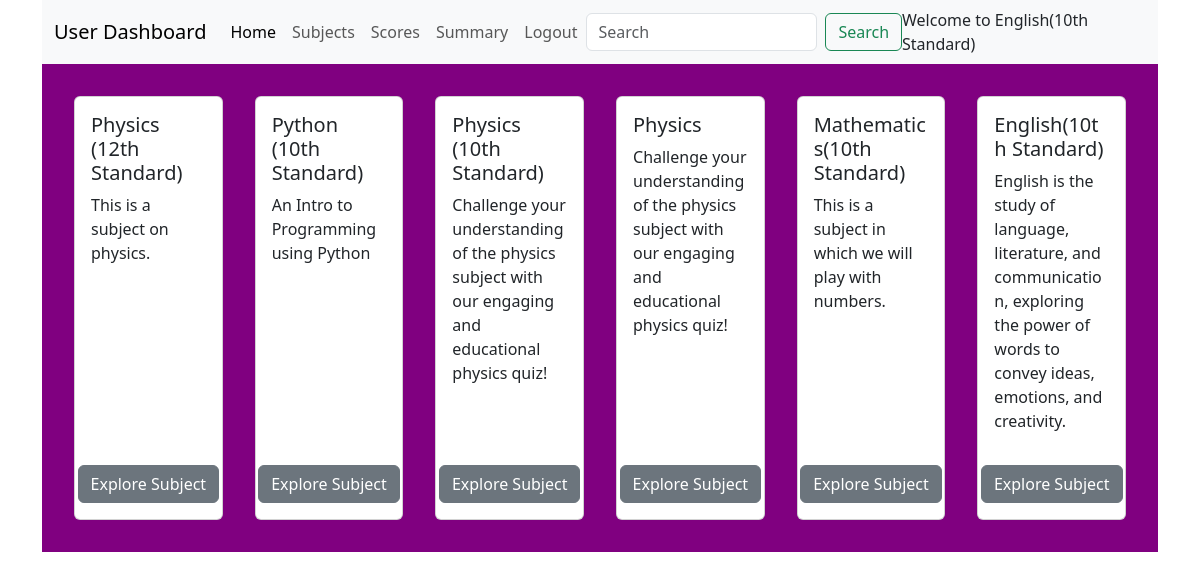
Page /explore_subject/English(10th Standard) (signed in) on the committed database.
### backend/models.py (models this page shows)
class Subject(db.Model):
  __tablename__="subject"
  sub_id=db.Column(db.Integer, primary_key=True, nullable=False)
  name=db.Column(db.String, nullable=False)
  description=db.Column(db.String)
  chapters=db.relationship("Chapter", cascade="all,delete", backref="subject", lazy=True)

### backend/controllers.py (the view)
@app.route('/explore_subject/<string:name>')
def subject_for_quizzes(name):
  subjects= db.session.query(Subject).all()
  return render_template('subjectwise_quizzes.html', subjects=subjects, name=name)

### templates/subjectwise_quizzes.html (shortened to what this page needs)
<!DOCTYPE html>
<html lang="en">
<head>
  <link href="https://cdn.jsdelivr.net/npm/bootstrap@5.3.3/dist/css/bootstrap.min.css" rel="stylesheet">
  <link href="https://cdn.jsdelivr.net/npm/bootstrap-icons/font/bootstrap-icons.css" rel="stylesheet">
  <link href="/static/style/user_dashboard.css" rel="stylesheet">
</head>
<body>
  <div class="container new-container">
    <nav class="navbar navbar-expand-lg bg-body-tertiary">
      <div class="container-fluid">
        <a class="navbar-brand" href="#">User Dashboard</a>
        <div class="collapse navbar-collapse" id="navbarSupportedContent">
          <ul class="navbar-nav me-auto mb-2 mb-lg-0">
            <li class="nav-item">
              <a class="nav-link active" aria-current="page" href="/user_dashboard/{{name}}">Home</a>
            </li>
            <li class="nav-item">
              <a class="nav-link" href="/explore_subject/{{name}}">Subjects</a>
            </li>
            <li class="nav-item">
              <a class="nav-link" href="/score/{{name}}">Scores</a>
            </li>
            <li class="nav-item">
              <a class="nav-link" href="/user_summary/{{name}}">Summary</a>
            </li>
            <li class="nav-item">
              <a class="nav-link" onclick="window.location.href='/'">Logout</a>
            </li>
          </ul>
          <form class="d-flex" role="search" method="POST" action="/user_search/{{name}}">
            <input class="form-control me-2" type="search" placeholder="Search" aria-label="Search" name="search" id="search">
            <button class="btn btn-outline-success" type="submit">Search</button>
          </form>
          <span class="nav=text">
            Welcome to {{name}}
          </span>
        </div>
      </div>
    </nav>
    <div class="flex-container">
    {% for subject in subjects %}
      <div class="card" style="width: 18rem;">
        <div class="card-body">
          <h5 class="title">{{subject.name}}</h5>
          <p class="description">{{subject.description}}</p>
        </div>
        <div class="mb-3 center go-to-button">
          <a onclick="window.location.href='/explore_subject/{{subject.sub_id}}/{{name}}'" type="Button" class="btn btn-secondary">Explore Subject</a>
        </div>
      </div>
    {% endfor %}
  </div>
  </div>
</body>
</html>

### static/style/user_dashboard.css (style rules this page uses)
li a { cursor: pointer; }
.flex-container { display: flex; background-color: purple; padding: 1rem; }
.flex-container > div { margin: 1rem; }
.go-to-button { justify-content: center; margin: auto; }

### rows in the picture
Subject: name "English(10th Standard)", description "English is the study of language, literature, and communication, exploring the power of words to convey ideas, emotions, and creativity."
Subject: name "Physics (12th Standard)", description "This is a subject on physics."
Subject: name "Python (10th Standard)", description "An Intro to Programming using Python"
Subject: name "Physics (10th Standard)", description "Challenge your understanding of the physics subject with our engaging and educational physics quiz!"
Subject: name "Physics", description "Challenge your understanding of the physics subject with our engaging and educational physics quiz!"
Subject: name "Mathematics(10th Standard)", description "This is a subject in which we will play with numbers."
